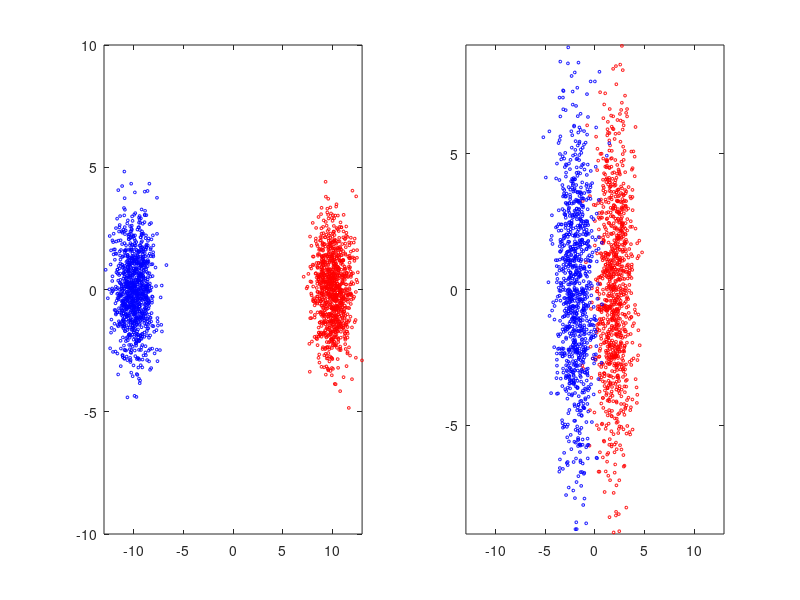
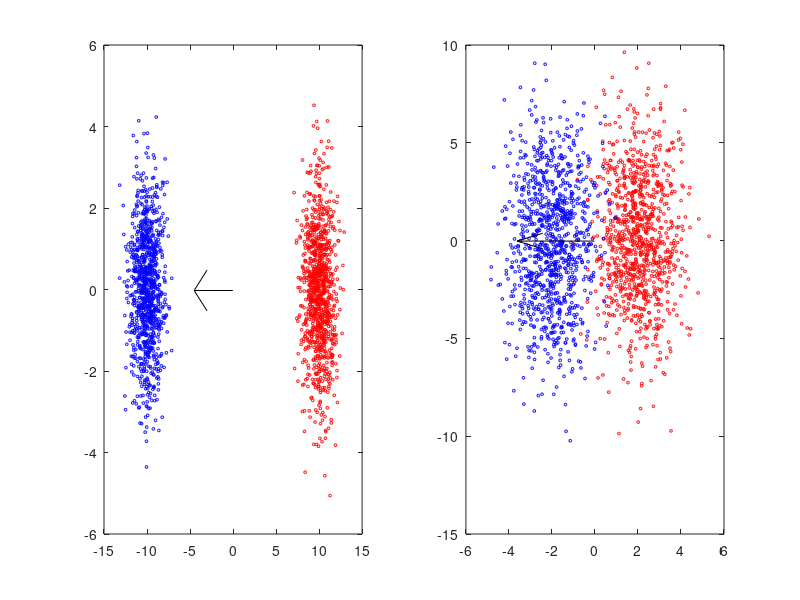

Recreate these plots in MATLAB, in order.
%% 
clc;
clear all;
% hw1-4-b
% draw random points from two normal distribution Gaussian 
alpha_case = [10,2];
variance_case = [2,10];

% condition A
alpha = alpha_case(1);
u = [alpha;0];
u1 = u;
u2 = -u;
variance = variance_case(1);
sigma = [1,0;0,variance];
sigma1 = sigma;
sigma2 = sigma;
x1 = mvnrnd(u1,sigma1,1000);
x2 = mvnrnd(u2,sigma2,1000);
figure;
subplot(1,2,1);
% 'ro' red circle
plot(x1(:,1),x1(:,2),'ro', 'MarkerSize', 2);
hold on;
% 'bo' blue circle
plot(x2(:,1),x2(:,2),'bo', 'MarkerSize', 2);
hold off;
axis([-13 13 -10 10])
   
% condition B
alpha = alpha_case(2);
u = [alpha;0];
u1 = u;
u2 = -u;
variance = variance_case(2);
sigma = [1,0;0,variance];
sigma1 = sigma;
sigma2 = sigma;
% mvnrnd: Multivariate normal random numbers
x1 = mvnrnd(u1,sigma1,1000);
x2 = mvnrnd(u2,sigma2,1000);
subplot(1,2,2);
% 'ro': red circle
plot(x1(:,1),x1(:,2),'ro', 'MarkerSize', 2);
hold on;
plot(x2(:,1),x2(:,2),'bo', 'MarkerSize', 2);
hold off;
% set axis limit
axis([-13 13 -9 9])

%%
% hw1-4-c
% draw the arrow of the PCA max eigen vector

% drawArrow(x,y) -> draws arrow from (x(1),y(1)) to (x(2),y(2)), 'k' for
% black 
drawArrow = @(x,y) quiver( x(1),y(1),x(2)-x(1),y(2)-y(1),'k' );

% condition A
alpha = alpha_case(1);
u = [alpha;0];
u1 = u;
u2 = -u;
variance = variance_case(1);
sigma = [1,0;0,variance];
sigma1 = sigma;
sigma2 = sigma;
x1 = mvnrnd(u1,sigma1,1000);
x2 = mvnrnd(u2,sigma2,1000);

all_data = [x1;x2];
mean_all_data = mean(all_data);
cov_mat = cov(all_data);
[uSVD,sSVD,vSVD] = svd(cov_mat);
figure;
subplot(1,2,1);
plot(x1(:,1),x1(:,2),'ro', 'MarkerSize', 2);
hold on;
plot(x2(:,1),x2(:,2),'bo', 'MarkerSize', 2);
% data dimension 2 -> covariance matrix 2*2 -> eigenvector of covariance
% matrix 1*2
maxEig = uSVD(:,1);
% draw projection axis arrow from the mean of the data, to a point pluss
% eigenvector 
drawArrow([mean_all_data(1),mean_all_data(1) + maxEig(1)*5],...
    [mean_all_data(1),mean_all_data(1)+maxEig(2)*5]);
hold off;

% condition B
alpha = alpha_case(2);
u = [alpha;0];
u1 = u;
u2 = -u;
variance = variance_case(2);
sigma = [1,0;0,variance];
sigma1 = sigma;
sigma2 = sigma;
x1 = mvnrnd(u1,sigma1,1000);
x2 = mvnrnd(u2,sigma2,1000);

all_data = [x1;x2];
cov_mat = cov(all_data);
[uSVD,sSVD,vSVD] = svd(cov_mat);
subplot(1,2,2);
plot(x1(:,1),x1(:,2),'ro', 'MarkerSize', 2);
hold on;
plot(x2(:,1),x2(:,2),'bo', 'MarkerSize', 2);
maxEig = uSVD(:,1);
% draw the principle axis, the line produce by the 
drawArrow([mean_all_data(1),mean_all_data(1) + maxEig(1)*5],...
    [mean_all_data(1),mean_all_data(1)+maxEig(2)*5]);
hold off;

%% 
% hw1-4-d
% in LDA z = w' * x -> the projection that best separates the classes 
% w* = (sigma0 + sigma1)^-1 * (u1 - u0) 

% condition A
alpha = alpha_case(1);
u = [alpha;0];
u1 = u;
u2 = -u;
variance = variance_case(1);
sigma = [1,0;0,variance];
sigma1 = sigma;
sigma2 = sigma;
x1 = mvnrnd(u1,sigma1,1000);
x2 = mvnrnd(u2,sigma2,1000);

w_star = inv(sigma1 + sigma2)' *  (u2 - u1);

subplot(1,2,1);
plot(x1(:,1),x1(:,2),'ro', 'MarkerSize', 2);
hold on;
plot(x2(:,1),x2(:,2),'bo', 'MarkerSize', 2);
% draw the principle axis, the projection axis from the mean of the  data
% to a point plus the w* vector of LDA
drawArrow([mean_all_data(1),mean_all_data(1) + w_star(1)*0.5],...
    [mean_all_data(1),mean_all_data(1)+w_star(2)*0.5]);
hold off;

% condition B
alpha = alpha_case(2);
u = [alpha;0];
u1 = u;
u2 = -u;
variance = variance_case(2);
sigma = [1,0;0,variance];
sigma1 = sigma;
sigma2 = sigma;
x1 = mvnrnd(u1,sigma1,1000);
x2 = mvnrnd(u2,sigma2,1000);

w_star = inv(sigma1 + sigma2)' *  (u2 - u1);

subplot(1,2,2);
plot(x1(:,1),x1(:,2),'ro', 'MarkerSize', 2);
hold on;
plot(x2(:,1),x2(:,2),'bo', 'MarkerSize', 2);
% draw the principle axis, the line produce by the 
drawArrow([mean_all_data(1),mean_all_data(1) + w_star(1)*2],...
    [mean_all_data(1),mean_all_data(1)+w_star(2)*2]);
hold off;




